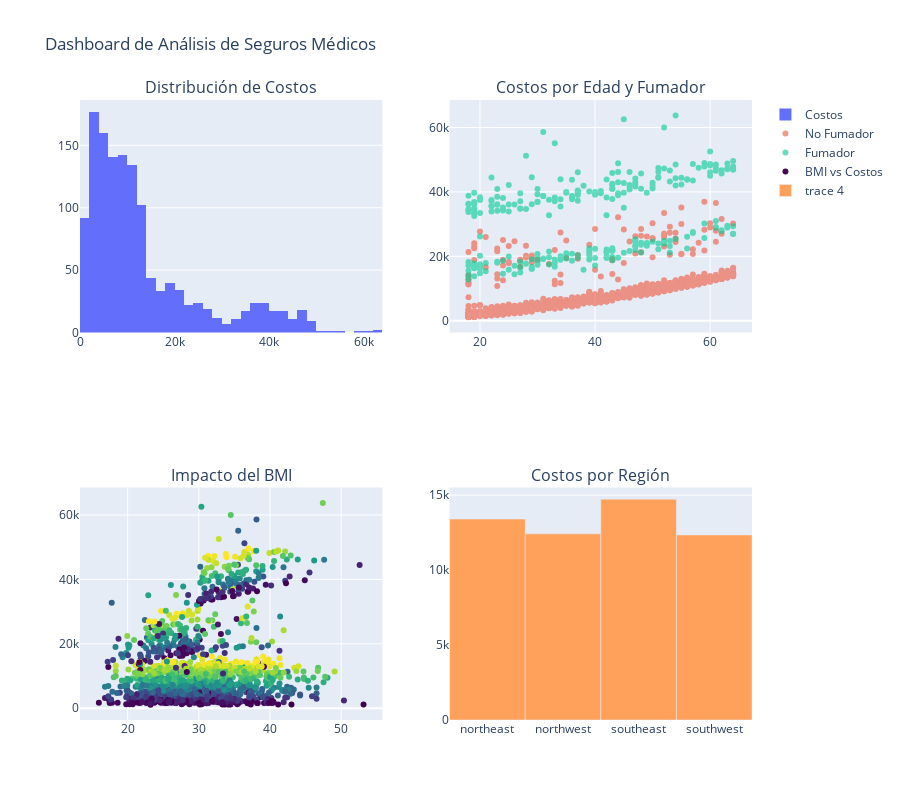

The notebook cell saved with this chart:
### Markdown cell above
# FUNCIONA TODO CORRECTO!! VOY A CREAR UN DASHBOARD INTERACTIVO

### Code cell
import plotly.graph_objects as go
from plotly.subplots import make_subplots

fig = make_subplots(
    rows=2, cols=2,
    subplot_titles=('Distribución de Costos', 'Costos por Edad y Fumador', 
                   'Impacto del BMI', 'Costos por Región'),
    specs=[[{"type": "histogram"}, {"type": "scatter"}],
           [{"type": "scatter"}, {"type": "bar"}]]
)

fig.add_trace(go.Histogram(x=df['charges'], name='Costos', nbinsx=50), row=1, col=1)

fig.add_trace(go.Scatter(x=df[df['smoker']=='no']['age'], 
                        y=df[df['smoker']=='no']['charges'],
                        mode='markers', name='No Fumador', opacity=0.6), row=1, col=2)

fig.add_trace(go.Scatter(x=df[df['smoker']=='yes']['age'], 
                        y=df[df['smoker']=='yes']['charges'],
                        mode='markers', name='Fumador', opacity=0.6), row=1, col=2)

fig.add_trace(go.Scatter(x=df['bmi'], y=df['charges'], 
                        mode='markers', name='BMI vs Costos',
                        marker=dict(color=df['age'], colorscale='Viridis')), row=2, col=1)

region_charges = df.groupby('region')['charges'].mean()
fig.add_trace(go.Bar(x=region_charges.index, y=region_charges.values), row=2, col=2)

fig.update_layout(height=800, showlegend=True, title_text="Dashboard de Análisis de Seguros Médicos")
fig.show()

### Figure 1 — Plotly figure (JSON) as saved in the notebook; plotly's stock layout.template omitted (floating-point values rounded to 4 significant figures; data arrays with more than 128 entries replaced by an {"elided": "..."} marker saying what was removed)
{"data": [{"name": "Costos", "nbinsx": 50, "type": "histogram", "x": {"elided": "1338 float values"}, "xaxis": "x", "yaxis": "y"}, {"mode": "markers", "name": "No Fumador", "opacity": 0.6, "type": "scatter", "x": {"elided": "1064 int values"}, "xaxis": "x2", "y": {"elided": "1064 float values"}, "yaxis": "y2"}, {"mode": "markers", "name": "Fumador", "opacity": 0.6, "type": "scatter", "x": {"elided": "274 int values"}, "xaxis": "x2", "y": {"elided": "274 float values"}, "yaxis": "y2"}, {"marker": {"color": {"elided": "1338 int values"}, "colorscale": [[0, "#440154"], [0.1111, "#482878"], [0.2222, "#3e4989"], [0.3333, "#31688e"], [0.4444, "#26828e"], [0.5556, "#1f9e89"], [0.6667, "#35b779"], [0.7778, "#6ece58"], [0.8889, "#b5de2b"], [1, "#fde725"]]}, "mode": "markers", "name": "BMI vs Costos", "type": "scatter", "x": {"elided": "1338 float values"}, "xaxis": "x3", "y": {"elided": "1338 float values"}, "yaxis": "y3"}, {"type": "bar", "x": ["northeast", "northwest", "southeast", "southwest"], "xaxis": "x4", "y": [13410.0, 12420.0, 14740.0, 12350.0], "yaxis": "y4"}], "layout": {"annotations": [{"font": {"size": 16}, "showarrow": false, "text": "Distribución de Costos", "x": 0.225, "xanchor": "center", "xref": "paper", "y": 1, "yanchor": "bottom", "yref": "paper"}, {"font": {"size": 16}, "showarrow": false, "text": "Costos por Edad y Fumador", "x": 0.775, "xanchor": "center", "xref": "paper", "y": 1, "yanchor": "bottom", "yref": "paper"}, {"font": {"size": 16}, "showarrow": false, "text": "Impacto del BMI", "x": 0.225, "xanchor": "center", "xref": "paper", "y": 0.375, "yanchor": "bottom", "yref": "paper"}, {"font": {"size": 16}, "showarrow": false, "text": "Costos por Región", "x": 0.775, "xanchor": "center", "xref": "paper", "y": 0.375, "yanchor": "bottom", "yref": "paper"}], "height": 800, "showlegend": true, "title": {"text": "Dashboard de Análisis de Seguros Médicos"}, "xaxis": {"anchor": "y", "domain": [0, 0.45]}, "xaxis2": {"anchor": "y2", "domain": [0.55, 1]}, "xaxis3": {"anchor": "y3", "domain": [0, 0.45]}, "xaxis4": {"anchor": "y4", "domain": [0.55, 1]}, "yaxis": {"anchor": "x", "domain": [0.625, 1]}, "yaxis2": {"anchor": "x2", "domain": [0.625, 1]}, "yaxis3": {"anchor": "x3", "domain": [0, 0.375]}, "yaxis4": {"anchor": "x4", "domain": [0, 0.375]}}}
